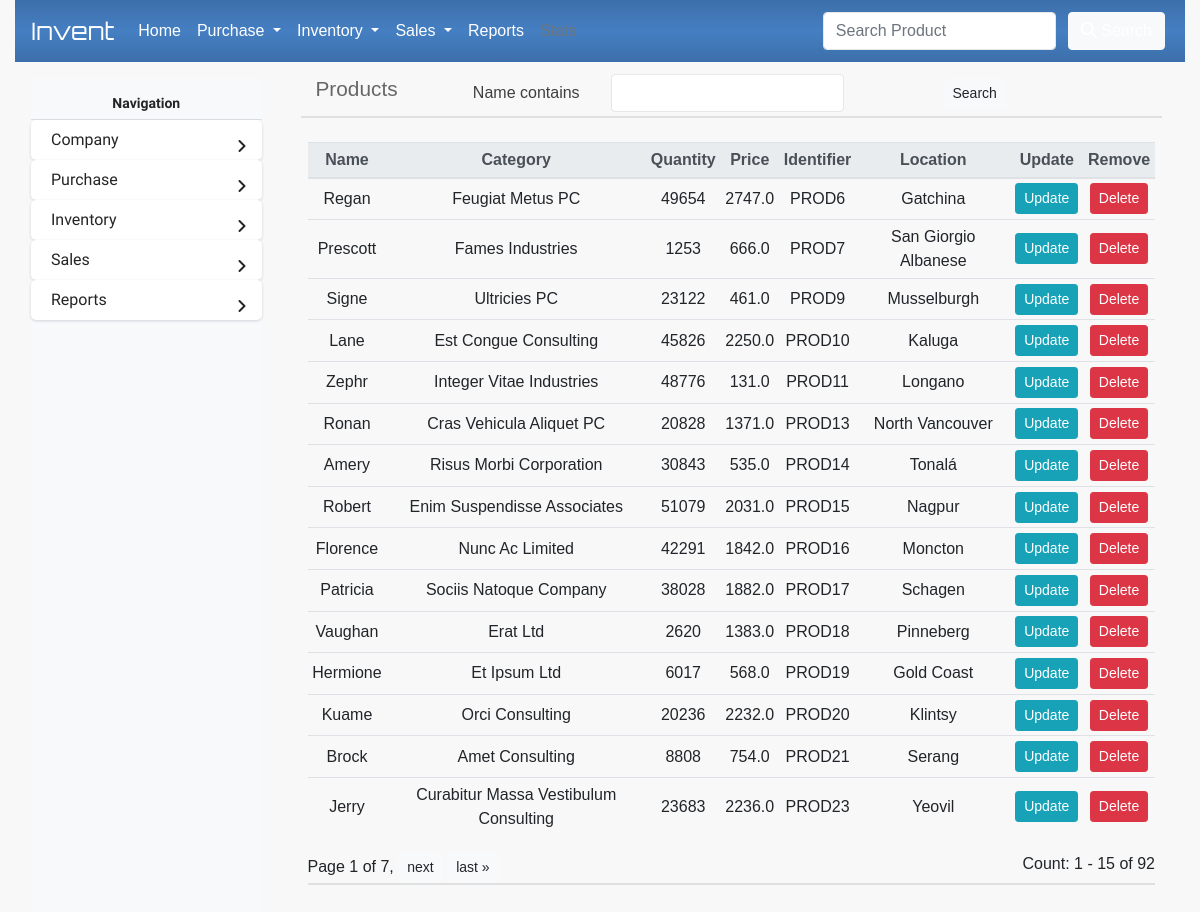
/products/, run on an earlier commit of the app's database.
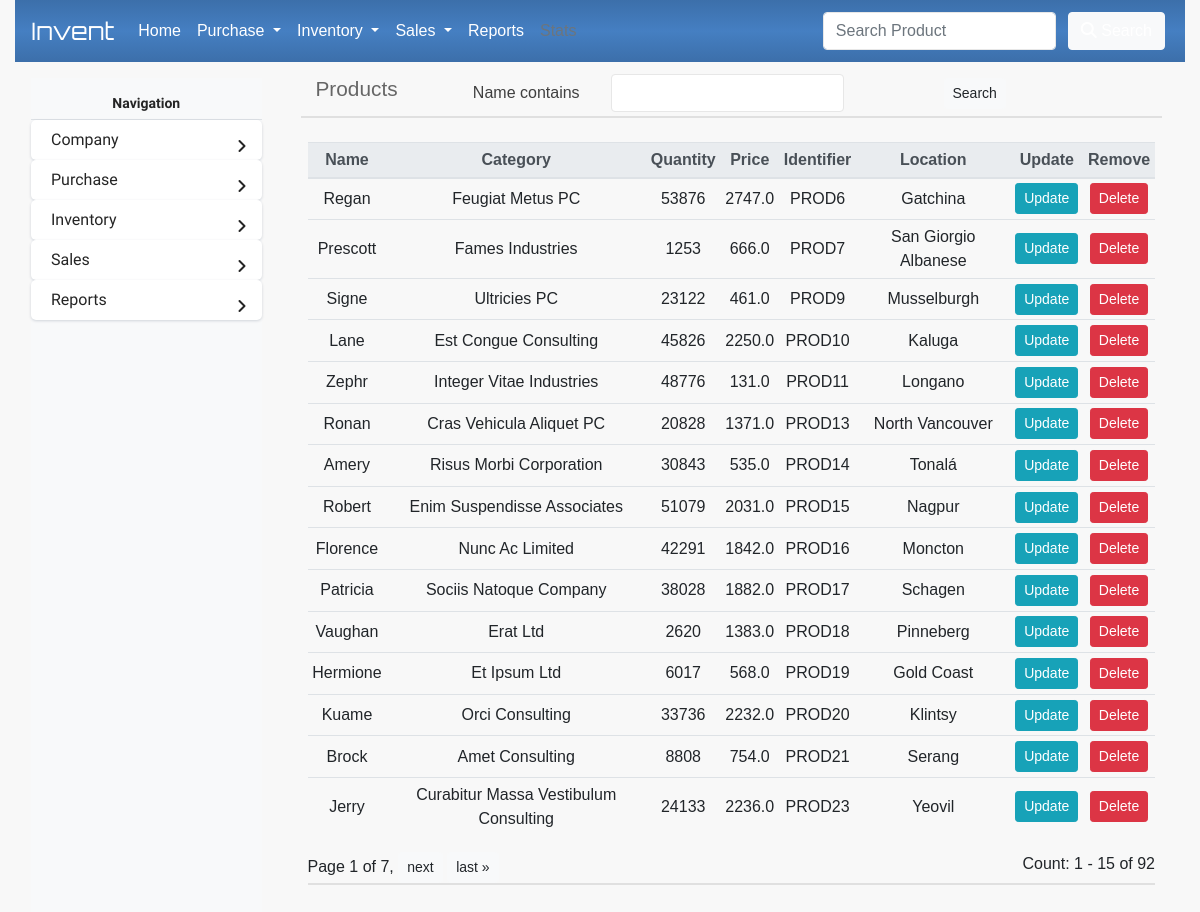
And on a later commit of the database.
### InvManage/models.py (models this page shows, shortened)
class Product(models.Model):
    name = models.CharField(max_length=100)
    category = models.CharField(max_length=100)
    item_type = models.CharField(max_length=100)
    description = models.TextField(null=True, blank=True)
    price = models.FloatField(null=True,blank=True)
    quantity = models.IntegerField(default=0,null=True)
    identifier = models.CharField(max_length=30,blank=False, null=True)
    location = models.CharField(max_length=100,blank=False, null=True)
    length = models.FloatField(null=True,blank=True)
    width = models.FloatField(null=True,blank=True)
    height = models.FloatField(null=True,blank=True)
    weight = models.FloatField(null=True,blank=True)
    discount = models.IntegerField(default=0)
    barcode = models.CharField(max_length=100,null=True,blank=True)
    expiry = models.DateTimeField(null=True, blank=True)
    image = models.ImageField(blank=True,upload_to='images/')

### InvManage/views.py (the view)
# urls.py: path('products/',display_products_view, name='products'),
def display_products_view(request):
	if request.method == 'GET':
		products = Product.objects.all()
		myFilter = ProductFilter(request.GET, queryset=products)
		products = myFilter.qs
		number_of_products = len(products)
		paginator = Paginator(products,15)
		page_number = request.GET.get('page')
		page_obj = paginator.get_page(page_number)
		return render(request, 'display/products.html',{'page_obj':page_obj,'myFilter':myFilter, 'n_prod': number_of_products})

### InvManage/templatetags/template_helpers.py (called while the page is built)
@register.simple_tag
def relative_url(value, field_name, urlencode=None):
    url = '?{}={}'.format(field_name, value)
    if urlencode:
        querystring = urlencode.split('&')
        filtered_querystring = filter(lambda p: p.split('=')[0] != field_name, querystring)
        encoded_querystring = '&'.join(filtered_querystring)
        url = '{}&{}'.format(url, encoded_querystring)
    return url

### InvManage/templates/display/products.html (shortened to what this page needs)
{% extends 'base.html' %}
{% load template_helpers %}
{% block title %}
  <div class="m-2">
    <div class="d-flex align-items-center row">
        <div class="">
          <h2 class="col-sm-6 mr-auto label-head">Products</h2>
        </div>
        <div class="col-sm-10">
          <form class="form-inline" id="productsFilterForm" action="" method="GET">
              <div class="col-sm-9">
              {% for field in myFilter.form %}
                <div class="form-group form-row m-1">
                    <div class="col-sm-4">
                        <label>{{ field.label }}</label>
                    </div>
                    <div class="col-sm-8">
                        {{ field }}
                    </div>
                </div>
              </div>
                {% endfor %}
                  <button class="btn btn-sm btn-light" type="submit">Search</button>
          </form>
        </div>
    </div>
  </div>
{% endblock title %}
{% block contents %}
    <table class="table table-sm">
        <thead class="thead-light">
        <tr>
            <th scope="col">Name</th>
            <th scope="col">Category</th>
            <th scope="col">Quantity</th>
            <th scope="col">Price</th>
            <th scope="col">Identifier</th>
            <th scope="col">Location</th>
            <th scope="col">Update</th>
            <th scope="col">Remove</th>
        </tr>
        </thead>
        <tbody>
            {% for product in page_obj %}
            <tr>
                <td class="product_name">{{ product.name }}</td>
                <td>{{ product.category }}</td>
                <td>{{ product.quantity }}</td>
                <td>{{ product.price }}</td>
                <td>{{ product.identifier }}</td>
                <td>{{ product.location }}</td>
                <td><a href="{% url 'update_product' product.id %}" class="btn btn-sm btn-info">Update</a></td>
                <td><a href="" class="btn btn-sm btn-danger" data-toggle="modal" data-target="#delModal" data-del_url="{% url 'delete_product' product.id %}" data-prod_name="{{ product.name }}" data-prod_id="{{ product.id }}">Delete</a></td>
            </tr>
            {% endfor %}
        </tbody>
    </table>
    <div class="d-flex">
      <div class="pagination mr-auto">
        <span class="step-links">
          <span class="current">
            Page {{ page_obj.number }} of {{ page_obj.paginator.num_pages }},
          </span>
          {% if page_obj.has_next %}
            <a class="btn btn-light btn-sm" href="{% relative_url page_obj.next_page_number 'page' request.GET.urlencode %}">next</a>
            <a class="btn btn-light btn-sm" href="{% relative_url page_obj.paginator.num_pages 'page' request.GET.urlencode %}">last &raquo;</a>
          {% endif %}
        </span>
      </div>
      <div>
        Count: {{ page_obj.start_index }} - {{ page_obj.end_index }} of {{ n_prod }}
      </div>
    </div>
{% endblock %}

What changed in the data, as far as the page shows it:
changed Product "Regan": quantity "49654" → "53876"
changed Product "Kuame": quantity "20236" → "33736"
changed Product "Jerry": quantity "23683" → "24133"
